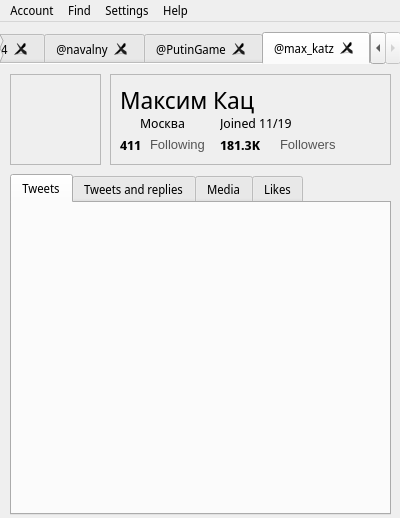
<?xml version="1.0" encoding="UTF-8"?>
<ui version="4.0">
 <class>MainWindow</class>
 <widget class="QMainWindow" name="MainWindow">
  <property name="geometry">
   <rect>
    <x>0</x>
    <y>0</y>
    <width>400</width>
    <height>518</height>
   </rect>
  </property>
  <property name="font">
   <font>
    <family>Noto Sans Display</family>
   </font>
  </property>
  <property name="windowTitle">
   <string>QtTwitter</string>
  </property>
  <property name="windowIcon">
   <iconset resource="qttwitter.qrc">
    <normaloff>:/default/img/app/haikutwitter64.png</normaloff>:/default/img/app/haikutwitter64.png</iconset>
  </property>
  <widget class="QWidget" name="centralwidget">
   <widget class="QTabWidget" name="tabWidget">
    <property name="geometry">
     <rect>
      <x>0</x>
      <y>10</y>
      <width>401</width>
      <height>491</height>
     </rect>
    </property>
    <property name="layoutDirection">
     <enum>Qt::LeftToRight</enum>
    </property>
    <property name="autoFillBackground">
     <bool>false</bool>
    </property>
    <property name="styleSheet">
     <string notr="true">width: </string>
    </property>
    <property name="tabPosition">
     <enum>QTabWidget::North</enum>
    </property>
    <property name="tabShape">
     <enum>QTabWidget::Rounded</enum>
    </property>
    <property name="currentIndex">
     <number>3</number>
    </property>
    <property name="elideMode">
     <enum>Qt::ElideNone</enum>
    </property>
    <property name="usesScrollButtons">
     <bool>true</bool>
    </property>
    <property name="documentMode">
     <bool>true</bool>
    </property>
    <property name="tabsClosable">
     <bool>true</bool>
    </property>
    <property name="movable">
     <bool>true</bool>
    </property>
    <widget class="QWidget" name="tab">
     <attribute name="title">
      <string>@jDan734</string>
     </attribute>
     <widget class="QTabWidget" name="tabWidget_2">
      <property name="geometry">
       <rect>
        <x>10</x>
        <y>110</y>
        <width>381</width>
        <height>341</height>
       </rect>
      </property>
      <property name="currentIndex">
       <number>0</number>
      </property>
      <widget class="QWidget" name="tab_3">
       <attribute name="title">
        <string>Tweets</string>
       </attribute>
      </widget>
      <widget class="QWidget" name="tab_6">
       <attribute name="title">
        <string>Tweets and replies</string>
       </attribute>
      </widget>
      <widget class="QWidget" name="tab_7">
       <attribute name="title">
        <string>Media</string>
       </attribute>
      </widget>
      <widget class="QWidget" name="tab_8">
       <attribute name="title">
        <string>Likes</string>
       </attribute>
      </widget>
     </widget>
     <widget class="QFrame" name="frame_2">
      <property name="geometry">
       <rect>
        <x>10</x>
        <y>10</y>
        <width>91</width>
        <height>91</height>
       </rect>
      </property>
      <property name="frameShape">
       <enum>QFrame::StyledPanel</enum>
      </property>
      <property name="frameShadow">
       <enum>QFrame::Raised</enum>
      </property>
     </widget>
     <widget class="QFrame" name="frame_5">
      <property name="geometry">
       <rect>
        <x>110</x>
        <y>10</y>
        <width>281</width>
        <height>91</height>
       </rect>
      </property>
      <property name="autoFillBackground">
       <bool>true</bool>
      </property>
      <property name="frameShape">
       <enum>QFrame::StyledPanel</enum>
      </property>
      <property name="frameShadow">
       <enum>QFrame::Raised</enum>
      </property>
      <widget class="QLabel" name="label_3">
       <property name="geometry">
        <rect>
         <x>10</x>
         <y>10</y>
         <width>231</width>
         <height>31</height>
        </rect>
       </property>
       <property name="font">
        <font>
         <pointsize>18</pointsize>
         <weight>50</weight>
         <bold>false</bold>
        </font>
       </property>
       <property name="text">
        <string>Кайзер öф Раша</string>
       </property>
      </widget>
      <widget class="QLabel" name="label_30">
       <property name="geometry">
        <rect>
         <x>30</x>
         <y>40</y>
         <width>49</width>
         <height>17</height>
        </rect>
       </property>
       <property name="font">
        <font>
         <pointsize>10</pointsize>
        </font>
       </property>
       <property name="text">
        <string>Ukraine</string>
       </property>
      </widget>
      <widget class="QLabel" name="label_31">
       <property name="geometry">
        <rect>
         <x>110</x>
         <y>40</y>
         <width>81</width>
         <height>17</height>
        </rect>
       </property>
       <property name="font">
        <font>
         <pointsize>10</pointsize>
        </font>
       </property>
       <property name="text">
        <string>Joined 11/19</string>
       </property>
      </widget>
      <widget class="QLabel" name="label_32">
       <property name="geometry">
        <rect>
         <x>10</x>
         <y>40</y>
         <width>21</width>
         <height>16</height>
        </rect>
       </property>
       <property name="autoFillBackground">
        <bool>false</bool>
       </property>
       <property name="styleSheet">
        <string notr="true"/>
       </property>
       <property name="text">
        <string>&lt;html&gt;&lt;head/&gt;&lt;body&gt;&lt;p&gt;&lt;img width=21 src=&quot;:/default/img/app/Misc_Earth.png&quot;/&gt;&lt;/p&gt;&lt;/body&gt;&lt;/html&gt;</string>
       </property>
       <property name="scaledContents">
        <bool>false</bool>
       </property>
       <property name="wordWrap">
        <bool>false</bool>
       </property>
      </widget>
      <widget class="QLabel" name="label_33">
       <property name="geometry">
        <rect>
         <x>90</x>
         <y>40</y>
         <width>20</width>
         <height>20</height>
        </rect>
       </property>
       <property name="text">
        <string>&lt;html&gt;&lt;head/&gt;&lt;body&gt;&lt;p&gt;&lt;img width=16 src=&quot;:/default/img/app/App_Clock.png&quot;/&gt;&lt;/p&gt;&lt;/body&gt;&lt;/html&gt;</string>
       </property>
      </widget>
      <widget class="QLabel" name="label_10">
       <property name="geometry">
        <rect>
         <x>10</x>
         <y>60</y>
         <width>21</width>
         <height>21</height>
        </rect>
       </property>
       <property name="font">
        <font>
         <pointsize>10</pointsize>
         <weight>75</weight>
         <bold>true</bold>
        </font>
       </property>
       <property name="text">
        <string>98</string>
       </property>
      </widget>
      <widget class="QLabel" name="label_7">
       <property name="geometry">
        <rect>
         <x>30</x>
         <y>60</y>
         <width>61</width>
         <height>21</height>
        </rect>
       </property>
       <property name="font">
        <font>
         <pointsize>10</pointsize>
        </font>
       </property>
       <property name="styleSheet">
        <string notr="true">color: #555</string>
       </property>
       <property name="text">
        <string>Following</string>
       </property>
      </widget>
      <widget class="QLabel" name="label_8">
       <property name="geometry">
        <rect>
         <x>120</x>
         <y>60</y>
         <width>71</width>
         <height>21</height>
        </rect>
       </property>
       <property name="font">
        <font>
         <pointsize>10</pointsize>
        </font>
       </property>
       <property name="styleSheet">
        <string notr="true">color: #555</string>
       </property>
       <property name="text">
        <string>Followers</string>
       </property>
      </widget>
      <widget class="QLabel" name="label_9">
       <property name="geometry">
        <rect>
         <x>100</x>
         <y>60</y>
         <width>21</width>
         <height>21</height>
        </rect>
       </property>
       <property name="font">
        <font>
         <pointsize>10</pointsize>
         <weight>75</weight>
         <bold>true</bold>
        </font>
       </property>
       <property name="text">
        <string>23</string>
       </property>
      </widget>
      <widget class="QPushButton" name="pushButton_2">
       <property name="geometry">
        <rect>
         <x>230</x>
         <y>40</y>
         <width>41</width>
         <height>41</height>
        </rect>
       </property>
       <property name="text">
        <string/>
       </property>
       <property name="icon">
        <iconset resource="qttwitter.qrc">
         <normaloff>:/default/img/app/Website_Edit_Profile.png</normaloff>:/default/img/app/Website_Edit_Profile.png</iconset>
       </property>
       <property name="iconSize">
        <size>
         <width>32</width>
         <height>32</height>
        </size>
       </property>
      </widget>
     </widget>
     <widget class="QLabel" name="label_2">
      <property name="geometry">
       <rect>
        <x>10</x>
        <y>10</y>
        <width>91</width>
        <height>91</height>
       </rect>
      </property>
      <property name="autoFillBackground">
       <bool>false</bool>
      </property>
      <property name="text">
       <string>&lt;html&gt;&lt;head/&gt;&lt;body&gt;&lt;p&gt;&lt;img src=&quot;:/@jDan734/img/@jDan734/image.jpg&quot;/&gt;&lt;/p&gt;&lt;/body&gt;&lt;/html&gt;</string>
      </property>
     </widget>
     <zorder>label_2</zorder>
     <zorder>tabWidget_2</zorder>
     <zorder>frame_2</zorder>
     <zorder>frame_5</zorder>
    </widget>
    <widget class="QWidget" name="tab_2">
     <attribute name="title">
      <string>@navalny</string>
     </attribute>
     <widget class="QLabel" name="label_5">
      <property name="geometry">
       <rect>
        <x>10</x>
        <y>10</y>
        <width>91</width>
        <height>91</height>
       </rect>
      </property>
      <property name="styleSheet">
       <string notr="true"/>
      </property>
      <property name="text">
       <string>&lt;html&gt;&lt;head/&gt;&lt;body&gt;&lt;p&gt;&lt;img src=&quot;:/@navalny/img/@navalny/h-qrVrmY_400x400.jpg&quot; width=&quot;91&quot;/&gt;&lt;/p&gt;&lt;/body&gt;&lt;/html&gt;</string>
      </property>
      <property name="scaledContents">
       <bool>true</bool>
      </property>
     </widget>
     <widget class="QLabel" name="label_6">
      <property name="geometry">
       <rect>
        <x>120</x>
        <y>20</y>
        <width>371</width>
        <height>31</height>
       </rect>
      </property>
      <property name="font">
       <font>
        <pointsize>18</pointsize>
        <weight>50</weight>
        <bold>false</bold>
       </font>
      </property>
      <property name="text">
       <string>Alexey Navalny</string>
      </property>
     </widget>
     <widget class="QLabel" name="label_11">
      <property name="geometry">
       <rect>
        <x>120</x>
        <y>70</y>
        <width>41</width>
        <height>21</height>
       </rect>
      </property>
      <property name="font">
       <font>
        <pointsize>10</pointsize>
        <weight>75</weight>
        <bold>true</bold>
       </font>
      </property>
      <property name="text">
       <string>1.2K</string>
      </property>
     </widget>
     <widget class="QLabel" name="label_12">
      <property name="geometry">
       <rect>
        <x>160</x>
        <y>70</y>
        <width>71</width>
        <height>21</height>
       </rect>
      </property>
      <property name="font">
       <font>
        <pointsize>10</pointsize>
       </font>
      </property>
      <property name="styleSheet">
       <string notr="true">color: #555</string>
      </property>
      <property name="text">
       <string>Following</string>
      </property>
     </widget>
     <widget class="QLabel" name="label_13">
      <property name="geometry">
       <rect>
        <x>230</x>
        <y>70</y>
        <width>41</width>
        <height>21</height>
       </rect>
      </property>
      <property name="font">
       <font>
        <pointsize>10</pointsize>
        <weight>75</weight>
        <bold>true</bold>
       </font>
      </property>
      <property name="text">
       <string>2.1M</string>
      </property>
     </widget>
     <widget class="QLabel" name="label_14">
      <property name="geometry">
       <rect>
        <x>270</x>
        <y>70</y>
        <width>71</width>
        <height>21</height>
       </rect>
      </property>
      <property name="font">
       <font>
        <pointsize>10</pointsize>
       </font>
      </property>
      <property name="styleSheet">
       <string notr="true">color: #555</string>
      </property>
      <property name="text">
       <string>Followers</string>
      </property>
     </widget>
     <widget class="QTabWidget" name="tabWidget_3">
      <property name="geometry">
       <rect>
        <x>10</x>
        <y>110</y>
        <width>381</width>
        <height>341</height>
       </rect>
      </property>
      <property name="currentIndex">
       <number>0</number>
      </property>
      <widget class="QWidget" name="tab_9">
       <attribute name="title">
        <string>Tweets</string>
       </attribute>
      </widget>
      <widget class="QWidget" name="tab_10">
       <attribute name="title">
        <string>Tweets and replies</string>
       </attribute>
      </widget>
      <widget class="QWidget" name="tab_11">
       <attribute name="title">
        <string>Media</string>
       </attribute>
      </widget>
      <widget class="QWidget" name="tab_12">
       <attribute name="title">
        <string>Likes</string>
       </attribute>
      </widget>
     </widget>
     <widget class="QFrame" name="frame">
      <property name="geometry">
       <rect>
        <x>10</x>
        <y>10</y>
        <width>91</width>
        <height>91</height>
       </rect>
      </property>
      <property name="frameShape">
       <enum>QFrame::StyledPanel</enum>
      </property>
      <property name="frameShadow">
       <enum>QFrame::Raised</enum>
      </property>
     </widget>
     <widget class="QFrame" name="frame_6">
      <property name="geometry">
       <rect>
        <x>110</x>
        <y>10</y>
        <width>281</width>
        <height>91</height>
       </rect>
      </property>
      <property name="autoFillBackground">
       <bool>true</bool>
      </property>
      <property name="frameShape">
       <enum>QFrame::StyledPanel</enum>
      </property>
      <property name="frameShadow">
       <enum>QFrame::Raised</enum>
      </property>
      <widget class="QLabel" name="label_34">
       <property name="geometry">
        <rect>
         <x>30</x>
         <y>40</y>
         <width>51</width>
         <height>17</height>
        </rect>
       </property>
       <property name="font">
        <font>
         <pointsize>10</pointsize>
        </font>
       </property>
       <property name="text">
        <string>Moscow</string>
       </property>
      </widget>
      <widget class="QLabel" name="label_35">
       <property name="geometry">
        <rect>
         <x>10</x>
         <y>40</y>
         <width>21</width>
         <height>16</height>
        </rect>
       </property>
       <property name="autoFillBackground">
        <bool>false</bool>
       </property>
       <property name="styleSheet">
        <string notr="true"/>
       </property>
       <property name="text">
        <string>&lt;html&gt;&lt;head/&gt;&lt;body&gt;&lt;p&gt;&lt;img width=21 src=&quot;:/default/img/app/Misc_Earth.png&quot;/&gt;&lt;/p&gt;&lt;/body&gt;&lt;/html&gt;</string>
       </property>
       <property name="scaledContents">
        <bool>false</bool>
       </property>
       <property name="wordWrap">
        <bool>false</bool>
       </property>
      </widget>
      <widget class="QLabel" name="label_36">
       <property name="geometry">
        <rect>
         <x>90</x>
         <y>40</y>
         <width>20</width>
         <height>20</height>
        </rect>
       </property>
       <property name="text">
        <string>&lt;html&gt;&lt;head/&gt;&lt;body&gt;&lt;p&gt;&lt;img width=16 src=&quot;:/default/img/app/App_Clock.png&quot;/&gt;&lt;/p&gt;&lt;/body&gt;&lt;/html&gt;</string>
       </property>
      </widget>
     </widget>
     <widget class="QLabel" name="label_37">
      <property name="geometry">
       <rect>
        <x>220</x>
        <y>50</y>
        <width>81</width>
        <height>17</height>
       </rect>
      </property>
      <property name="font">
       <font>
        <pointsize>10</pointsize>
       </font>
      </property>
      <property name="text">
       <string>Joined 11/19</string>
      </property>
     </widget>
     <zorder>frame_6</zorder>
     <zorder>label_5</zorder>
     <zorder>label_6</zorder>
     <zorder>label_11</zorder>
     <zorder>label_12</zorder>
     <zorder>label_13</zorder>
     <zorder>label_14</zorder>
     <zorder>tabWidget_3</zorder>
     <zorder>frame</zorder>
     <zorder>label_37</zorder>
    </widget>
    <widget class="QWidget" name="tab_4">
     <attribute name="title">
      <string>@PutinGame</string>
     </attribute>
     <widget class="QLabel" name="label_16">
      <property name="geometry">
       <rect>
        <x>10</x>
        <y>10</y>
        <width>91</width>
        <height>91</height>
       </rect>
      </property>
      <property name="styleSheet">
       <string notr="true"/>
      </property>
      <property name="text">
       <string>&lt;html&gt;&lt;head/&gt;&lt;body&gt;&lt;p&gt;&lt;img width=&quot;91&quot; src=&quot;:/@PutinGame/img/@PutinGame/r7MLH5S3_400x400.jpeg&quot;/&gt;&lt;/p&gt;&lt;/body&gt;&lt;/html&gt;</string>
      </property>
      <property name="scaledContents">
       <bool>true</bool>
      </property>
     </widget>
     <widget class="QTabWidget" name="tabWidget_4">
      <property name="geometry">
       <rect>
        <x>10</x>
        <y>110</y>
        <width>381</width>
        <height>341</height>
       </rect>
      </property>
      <property name="currentIndex">
       <number>0</number>
      </property>
      <widget class="QWidget" name="tab_13">
       <attribute name="title">
        <string>Tweets</string>
       </attribute>
      </widget>
      <widget class="QWidget" name="tab_14">
       <attribute name="title">
        <string>Tweets and replies</string>
       </attribute>
      </widget>
      <widget class="QWidget" name="tab_15">
       <attribute name="title">
        <string>Media</string>
       </attribute>
      </widget>
      <widget class="QWidget" name="tab_16">
       <attribute name="title">
        <string>Likes</string>
       </attribute>
      </widget>
     </widget>
     <widget class="QFrame" name="frame_4">
      <property name="geometry">
       <rect>
        <x>10</x>
        <y>10</y>
        <width>91</width>
        <height>91</height>
       </rect>
      </property>
      <property name="frameShape">
       <enum>QFrame::StyledPanel</enum>
      </property>
      <property name="frameShadow">
       <enum>QFrame::Raised</enum>
      </property>
     </widget>
     <widget class="QFrame" name="frame_7">
      <property name="geometry">
       <rect>
        <x>110</x>
        <y>10</y>
        <width>281</width>
        <height>91</height>
       </rect>
      </property>
      <property name="autoFillBackground">
       <bool>true</bool>
      </property>
      <property name="frameShape">
       <enum>QFrame::StyledPanel</enum>
      </property>
      <property name="frameShadow">
       <enum>QFrame::Raised</enum>
      </property>
      <widget class="QLabel" name="label_4">
       <property name="geometry">
        <rect>
         <x>10</x>
         <y>10</y>
         <width>231</width>
         <height>31</height>
        </rect>
       </property>
       <property name="font">
        <font>
         <pointsize>18</pointsize>
         <weight>50</weight>
         <bold>false</bold>
        </font>
       </property>
       <property name="text">
        <string>Путин Играющий</string>
       </property>
      </widget>
      <widget class="QLabel" name="label_39">
       <property name="geometry">
        <rect>
         <x>30</x>
         <y>40</y>
         <width>81</width>
         <height>17</height>
        </rect>
       </property>
       <property name="font">
        <font>
         <pointsize>10</pointsize>
        </font>
       </property>
       <property name="text">
        <string>Joined 11/19</string>
       </property>
      </widget>
      <widget class="QLabel" name="label_41">
       <property name="geometry">
        <rect>
         <x>10</x>
         <y>40</y>
         <width>20</width>
         <height>20</height>
        </rect>
       </property>
       <property name="text">
        <string>&lt;html&gt;&lt;head/&gt;&lt;body&gt;&lt;p&gt;&lt;img width=16 src=&quot;:/default/img/app/App_Clock.png&quot;/&gt;&lt;/p&gt;&lt;/body&gt;&lt;/html&gt;</string>
       </property>
      </widget>
      <widget class="QLabel" name="label_15">
       <property name="geometry">
        <rect>
         <x>10</x>
         <y>60</y>
         <width>31</width>
         <height>21</height>
        </rect>
       </property>
       <property name="font">
        <font>
         <pointsize>10</pointsize>
         <weight>75</weight>
         <bold>true</bold>
        </font>
       </property>
       <property name="text">
        <string>178</string>
       </property>
      </widget>
      <widget class="QLabel" name="label_21">
       <property name="geometry">
        <rect>
         <x>40</x>
         <y>60</y>
         <width>61</width>
         <height>21</height>
        </rect>
       </property>
       <property name="font">
        <font>
         <pointsize>10</pointsize>
        </font>
       </property>
       <property name="styleSheet">
        <string notr="true">color: #555</string>
       </property>
       <property name="text">
        <string>Following</string>
       </property>
      </widget>
      <widget class="QLabel" name="label_42">
       <property name="geometry">
        <rect>
         <x>160</x>
         <y>60</y>
         <width>71</width>
         <height>21</height>
        </rect>
       </property>
       <property name="font">
        <font>
         <pointsize>10</pointsize>
        </font>
       </property>
       <property name="styleSheet">
        <string notr="true">color: #555</string>
       </property>
       <property name="text">
        <string>Followers</string>
       </property>
      </widget>
      <widget class="QLabel" name="label_43">
       <property name="geometry">
        <rect>
         <x>110</x>
         <y>60</y>
         <width>41</width>
         <height>21</height>
        </rect>
       </property>
       <property name="font">
        <font>
         <pointsize>10</pointsize>
         <weight>75</weight>
         <bold>true</bold>
        </font>
       </property>
       <property name="text">
        <string>44.1K</string>
       </property>
      </widget>
     </widget>
    </widget>
    <widget class="QWidget" name="tab_5">
     <attribute name="title">
      <string>@max_katz</string>
     </attribute>
     <widget class="QLabel" name="label_23">
      <property name="geometry">
       <rect>
        <x>10</x>
        <y>10</y>
        <width>91</width>
        <height>91</height>
       </rect>
      </property>
      <property name="styleSheet">
       <string notr="true"/>
      </property>
      <property name="text">
       <string>&lt;html&gt;&lt;head/&gt;&lt;body&gt;&lt;p&gt;&lt;img width=&quot;91&quot; height=&quot;91&quot; src=&quot;:/@max_katz/img/@max_katz/5vBuo9nc_400x400.jpg&quot;/&gt;&lt;/p&gt;&lt;/body&gt;&lt;/html&gt;</string>
      </property>
      <property name="scaledContents">
       <bool>true</bool>
      </property>
     </widget>
     <widget class="QTabWidget" name="tabWidget_5">
      <property name="geometry">
       <rect>
        <x>10</x>
        <y>110</y>
        <width>381</width>
        <height>341</height>
       </rect>
      </property>
      <property name="currentIndex">
       <number>0</number>
      </property>
      <widget class="QWidget" name="tab_17">
       <attribute name="title">
        <string>Tweets</string>
       </attribute>
      </widget>
      <widget class="QWidget" name="tab_18">
       <attribute name="title">
        <string>Tweets and replies</string>
       </attribute>
      </widget>
      <widget class="QWidget" name="tab_19">
       <attribute name="title">
        <string>Media</string>
       </attribute>
      </widget>
      <widget class="QWidget" name="tab_20">
       <attribute name="title">
        <string>Likes</string>
       </attribute>
      </widget>
     </widget>
     <widget class="QFrame" name="frame_3">
      <property name="geometry">
       <rect>
        <x>10</x>
        <y>10</y>
        <width>91</width>
        <height>91</height>
       </rect>
      </property>
      <property name="frameShape">
       <enum>QFrame::StyledPanel</enum>
      </property>
      <property name="frameShadow">
       <enum>QFrame::Raised</enum>
      </property>
     </widget>
     <widget class="QFrame" name="frame_8">
      <property name="geometry">
       <rect>
        <x>110</x>
        <y>10</y>
        <width>281</width>
        <height>91</height>
       </rect>
      </property>
      <property name="autoFillBackground">
       <bool>true</bool>
      </property>
      <property name="frameShape">
       <enum>QFrame::StyledPanel</enum>
      </property>
      <property name="frameShadow">
       <enum>QFrame::Raised</enum>
      </property>
      <widget class="QLabel" name="label_17">
       <property name="geometry">
        <rect>
         <x>10</x>
         <y>10</y>
         <width>231</width>
         <height>31</height>
        </rect>
       </property>
       <property name="font">
        <font>
         <pointsize>18</pointsize>
         <weight>50</weight>
         <bold>false</bold>
        </font>
       </property>
       <property name="text">
        <string>Максим Кац</string>
       </property>
      </widget>
      <widget class="QLabel" name="label_38">
       <property name="geometry">
        <rect>
         <x>30</x>
         <y>40</y>
         <width>49</width>
         <height>17</height>
        </rect>
       </property>
       <property name="font">
        <font>
         <pointsize>10</pointsize>
        </font>
       </property>
       <property name="text">
        <string>Москва</string>
       </property>
      </widget>
      <widget class="QLabel" name="label_40">
       <property name="geometry">
        <rect>
         <x>110</x>
         <y>40</y>
         <width>81</width>
         <height>17</height>
        </rect>
       </property>
       <property name="font">
        <font>
         <pointsize>10</pointsize>
        </font>
       </property>
       <property name="text">
        <string>Joined 11/19</string>
       </property>
      </widget>
      <widget class="QLabel" name="label_44">
       <property name="geometry">
        <rect>
         <x>10</x>
         <y>40</y>
         <width>21</width>
         <height>16</height>
        </rect>
       </property>
       <property name="autoFillBackground">
        <bool>false</bool>
       </property>
       <property name="styleSheet">
        <string notr="true"/>
       </property>
       <property name="text">
        <string>&lt;html&gt;&lt;head/&gt;&lt;body&gt;&lt;p&gt;&lt;img width=21 src=&quot;:/default/img/app/Misc_Earth.png&quot;/&gt;&lt;/p&gt;&lt;/body&gt;&lt;/html&gt;</string>
       </property>
       <property name="scaledContents">
        <bool>false</bool>
       </property>
       <property name="wordWrap">
        <bool>false</bool>
       </property>
      </widget>
      <widget class="QLabel" name="label_45">
       <property name="geometry">
        <rect>
         <x>90</x>
         <y>40</y>
         <width>20</width>
         <height>20</height>
        </rect>
       </property>
       <property name="text">
        <string>&lt;html&gt;&lt;head/&gt;&lt;body&gt;&lt;p&gt;&lt;img width=16 src=&quot;:/default/img/app/App_Clock.png&quot;/&gt;&lt;/p&gt;&lt;/body&gt;&lt;/html&gt;</string>
       </property>
      </widget>
      <widget class="QLabel" name="label_18">
       <property name="geometry">
        <rect>
         <x>10</x>
         <y>60</y>
         <width>31</width>
         <height>21</height>
        </rect>
       </property>
       <property name="font">
        <font>
         <pointsize>10</pointsize>
         <weight>75</weight>
         <bold>true</bold>
        </font>
       </property>
       <property name="text">
        <string>411</string>
       </property>
      </widget>
      <widget class="QLabel" name="label_19">
       <property name="geometry">
        <rect>
         <x>40</x>
         <y>60</y>
         <width>61</width>
         <height>21</height>
        </rect>
       </property>
       <property name="font">
        <font>
         <pointsize>10</pointsize>
        </font>
       </property>
       <property name="styleSheet">
        <string notr="true">color: #555</string>
       </property>
       <property name="text">
        <string>Following</string>
       </property>
      </widget>
      <widget class="QLabel" name="label_20">
       <property name="geometry">
        <rect>
         <x>170</x>
         <y>60</y>
         <width>71</width>
         <height>21</height>
        </rect>
       </property>
       <property name="font">
        <font>
         <pointsize>10</pointsize>
        </font>
       </property>
       <property name="styleSheet">
        <string notr="true">color: #555</string>
       </property>
       <property name="text">
        <string>Followers</string>
       </property>
      </widget>
      <widget class="QLabel" name="label_22">
       <property name="geometry">
        <rect>
         <x>110</x>
         <y>60</y>
         <width>51</width>
         <height>21</height>
        </rect>
       </property>
       <property name="font">
        <font>
         <pointsize>10</pointsize>
         <weight>75</weight>
         <bold>true</bold>
        </font>
       </property>
       <property name="text">
        <string>181.3K</string>
       </property>
      </widget>
     </widget>
    </widget>
   </widget>
   <widget class="QWidget" name="widget" native="true">
    <property name="enabled">
     <bool>true</bool>
    </property>
    <property name="geometry">
     <rect>
      <x>0</x>
      <y>0</y>
      <width>401</width>
      <height>31</height>
     </rect>
    </property>
    <property name="autoFillBackground">
     <bool>true</bool>
    </property>
    <property name="styleSheet">
     <string notr="true">background:#a0a0a</string>
    </property>
   </widget>
   <zorder>widget</zorder>
   <zorder>tabWidget</zorder>
  </widget>
  <widget class="QMenuBar" name="menubar">
   <property name="geometry">
    <rect>
     <x>0</x>
     <y>0</y>
     <width>400</width>
     <height>22</height>
    </rect>
   </property>
   <property name="font">
    <font>
     <family>Noto Sans Display</family>
    </font>
   </property>
   <widget class="QMenu" name="menuAccount">
    <property name="title">
     <string>Account</string>
    </property>
    <addaction name="actionEnter_to_Twitter"/>
    <addaction name="actionUpdate"/>
    <addaction name="separator"/>
    <addaction name="actionQuit_2"/>
   </widget>
   <widget class="QMenu" name="menuFind">
    <property name="title">
     <string>Find</string>
    </property>
    <addaction name="actionFind_user"/>
    <addaction name="actionFind_user_by"/>
    <addaction name="actionFind_tweets_by"/>
   </widget>
   <widget class="QMenu" name="menuSettings">
    <property name="title">
     <string>Settings</string>
    </property>
    <widget class="QMenu" name="menuText">
     <property name="title">
      <string>Font size</string>
     </property>
     <property name="icon">
      <iconset resource="qttwitter.qrc">
       <normaloff>:/default/img/app/Prefs_Fonts.png</normaloff>:/default/img/app/Prefs_Fonts.png</iconset>
     </property>
     <addaction name="actionIncrease"/>
     <addaction name="actionReduce"/>
     <addaction name="actionDefault"/>
    </widget>
    <addaction name="menuText"/>
   </widget>
   <widget class="QMenu" name="menuHelp">
    <property name="title">
     <string>Help</string>
    </property>
    <addaction name="actionAbout_QT"/>
    <addaction name="actionAbout_QtTwitter"/>
   </widget>
   <addaction name="menuAccount"/>
   <addaction name="menuFind"/>
   <addaction name="menuSettings"/>
   <addaction name="menuHelp"/>
  </widget>
  <action name="actionAbout_app">
   <property name="text">
    <string>About QtTwitter</string>
   </property>
   <property name="font">
    <font/>
   </property>
  </action>
  <action name="actionAbout_qt">
   <property name="text">
    <string>About QT</string>
   </property>
   <property name="font">
    <font/>
   </property>
  </action>
  <action name="actionEnter_to_Twitter">
   <property name="icon">
    <iconset resource="qttwitter.qrc">
     <normaloff>:/default/img/app/Action_Login.png</normaloff>:/default/img/app/Action_Login.png</iconset>
   </property>
   <property name="text">
    <string>Enter to Twitter</string>
   </property>
   <property name="font">
    <font/>
   </property>
  </action>
  <action name="actionQuit">
   <property name="text">
    <string>Quit</string>
   </property>
  </action>
  <action name="actionUpdate">
   <property name="icon">
    <iconset resource="qttwitter.qrc">
     <normaloff>:/default/img/app/Server_NewsFeed.png</normaloff>:/default/img/app/Server_NewsFeed.png</iconset>
   </property>
   <property name="text">
    <string>Update</string>
   </property>
   <property name="font">
    <font/>
   </property>
  </action>
  <action name="actionQuit_2">
   <property name="icon">
    <iconset resource="qttwitter.qrc">
     <normaloff>:/default/img/app/Action_GoBack_3_Large.png</normaloff>:/default/img/app/Action_GoBack_3_Large.png</iconset>
   </property>
   <property name="text">
    <string>Quit</string>
   </property>
   <property name="font">
    <font/>
   </property>
  </action>
  <action name="actionIncrease_text">
   <property name="text">
    <string>Increase font size</string>
   </property>
   <property name="font">
    <font/>
   </property>
  </action>
  <action name="actionReduce_text">
   <property name="text">
    <string>Reduce font size</string>
   </property>
   <property name="font">
    <font/>
   </property>
  </action>
  <action name="actionDefault_font_size">
   <property name="text">
    <string>Default font size</string>
   </property>
   <property name="font">
    <font/>
   </property>
  </action>
  <action name="actionFind_user">
   <property name="icon">
    <iconset resource="qttwitter.qrc">
     <normaloff>:/default/img/app/App_TextSearch.png</normaloff>:/default/img/app/App_TextSearch.png</iconset>
   </property>
   <property name="text">
    <string>Find user</string>
   </property>
  </action>
  <action name="actionFind_user_by">
   <property name="icon">
    <iconset resource="qttwitter.qrc">
     <normaloff>:/default/img/app/App_TextSearch.png</normaloff>:/default/img/app/App_TextSearch.png</iconset>
   </property>
   <property name="text">
    <string>Find user by @</string>
   </property>
  </action>
  <action name="actionFind_tweets_by">
   <property name="icon">
    <iconset resource="qttwitter.qrc">
     <normaloff>:/default/img/app/App_TextSearch.png</normaloff>:/default/img/app/App_TextSearch.png</iconset>
   </property>
   <property name="text">
    <string>Find tweets by #</string>
   </property>
  </action>
  <action name="actionIncrease">
   <property name="icon">
    <iconset resource="qttwitter.qrc">
     <normaloff>:/default/img/app/List_Add.png</normaloff>:/default/img/app/List_Add.png</iconset>
   </property>
   <property name="text">
    <string>Increase</string>
   </property>
  </action>
  <action name="actionReduce">
   <property name="icon">
    <iconset resource="qttwitter.qrc">
     <normaloff>:/default/img/app/Action_Stop_1.png</normaloff>:/default/img/app/Action_Stop_1.png</iconset>
   </property>
   <property name="text">
    <string>Reduce</string>
   </property>
  </action>
  <action name="actionDefault">
   <property name="icon">
    <iconset resource="qttwitter.qrc">
     <normaloff>:/default/img/app/Prefs_Fonts.png</normaloff>:/default/img/app/Prefs_Fonts.png</iconset>
   </property>
   <property name="text">
    <string>Default</string>
   </property>
  </action>
  <action name="actionAbout_QT">
   <property name="icon">
    <iconset resource="qttwitter.qrc">
     <normaloff>:/default/img/app/qt</normaloff>:/default/img/app/qt</iconset>
   </property>
   <property name="text">
    <string>About QT</string>
   </property>
  </action>
  <action name="actionAbout_QtTwitter">
   <property name="icon">
    <iconset resource="qttwitter.qrc">
     <normaloff>:/default/img/app/haikutwitter64.png</normaloff>:/default/img/app/haikutwitter64.png</iconset>
   </property>
   <property name="text">
    <string>About QtTwitter</string>
   </property>
  </action>
 </widget>
 <resources>
  <include location="qttwitter.qrc"/>
 </resources>
 <connections/>
</ui>
